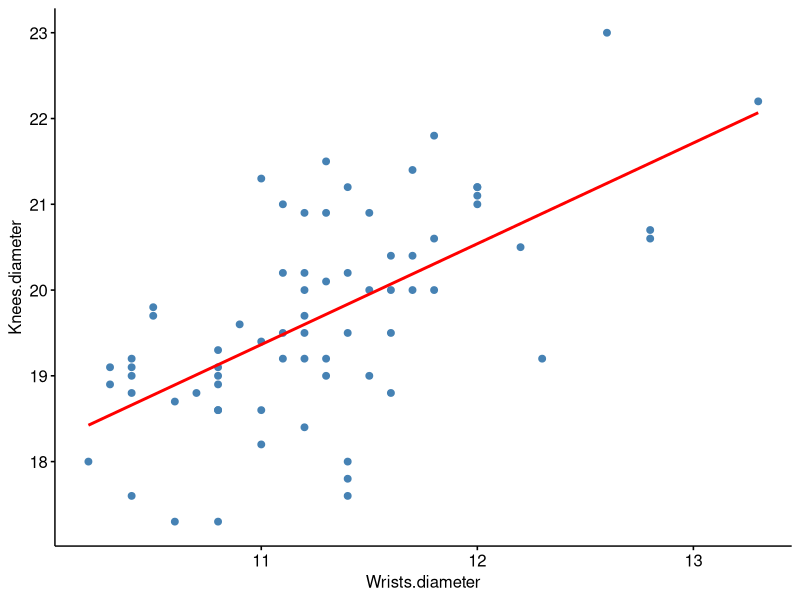

This figure's R source: (Note: this script raises an error after producing the figure.)
## ---- chunk 1
library(car)
library(dplyr)
library(ggpubr)
library(psych)
## ---- chunk 2
datos <- read.csv2("EP09 Datos.csv")
## ---- chunk 3
set.seed(1111)
datos <- datos |> filter(Gender == 1) |> select(-Gender) |> sample_n(100, replace = FALSE)
datos_entren <- datos[1:70, ]
datos_prueba <- datos[71:100, ]
## ---- chunk 4
nombre_respuesta <- "Knees.diameter"
variables <- colnames(datos_entren)
i_respuesta <- which(variables == nombre_respuesta)
predictores <- sample(variables[-i_respuesta], 8, replace = FALSE)

cat("Predictores seleccionados al azar:\n")
cat(paste(predictores, collapse = "\n"))
## ---- chunk 5
datos_resto <- datos_entren |> select(!all_of(predictores))
i_respuesta_resto <- which(colnames(datos_resto) == nombre_respuesta)
correlacion <- cor(datos_resto[-i_respuesta_resto], y = datos_resto[[nombre_respuesta]])

cat("Correlación con la variable respuesta:\n")
print(correlacion)
## ---- chunk 6
i_mejor <- which(correlacion == max(abs(correlacion)))
predictor <- rownames(correlacion)[i_mejor]

cat("Variable más correlacionada con la variable respuesta:", predictor, "\n")
## ---- chunk 7
datos_entren <- datos_entren |>
  select(all_of(c(predictor, predictores, nombre_respuesta)))

## ---- chunk 8
p1 <- ggscatter(datos_entren, x = predictor, y = nombre_respuesta,
                color = "steelblue", fill = "steelblue",
                add = "reg.line", add.params = list(color = "red"))
print(p1)

## ---- chunk 9
fmla <- formula(paste(nombre_respuesta, predictor, sep = " ~ "))
rls <- lm(fmla, data = datos_entren)

cat("Modelo de regresión lineal simple:\n")
print(summary(rls))
## ---- chunk 10
cat("Prueba de curvatura:\n")
## ---- chunk 11
residualPlots(rls, type = "rstandard", terms = ~ 1, col = "steelblue", pch = 20, col.quad = "red")
## ---- chunk 12
h_res <- gghistogram(data.frame(Residuos = resid(rls)), x = "Residuos", bins = 11,
                     fill = "steelblue")
print(h_res)
## ---- chunk 13
sw_res <- shapiro.test(resid(rls))
cat("Test de normalidad de los residuos del modelo de RLS:")
print(sw_res)
## ---- chunk 14
cat("Prueba de varianza del error no constante:\n")
ncvTest(rls)

## ---- chunk 15
cat("Independencia de los residuos\n")
print(durbinWatsonTest(rls))
## ---- chunk 16
cat("Rango para 95% de los residuos studentizados: ")
cat("[", round(qt(0.05/2, nrow(datos_entren) - length(coef(rls)) - 1), 3), ", ", sep = "")
cat(round(qt(1-0.05/2, nrow(datos_entren) - length(coef(rls)) - 1), 3), "]\n", sep = "")
cat("Límite del apalancamiento:", round(2 * mean(hatvalues(rls)), 3), "\n")
cat("Límite de la distancia de Cook:", round(3 * mean(cooks.distance(rls)), 3), "\n")

rls_inf <- influencePlot(rls, id = list(n = 3))
## ---- chunk 17
cat("\nCasos notorios para el modelo de RLS:\n")
print(rls_inf)
## ---- chunk 18
crPlots(rls, ylim = c(-2.3, 3.3),
        col = "steelblue", pch = 20, col.lines = c("red", "steelblue"),
        smooth = list(smoother = loessLine, span = 1),
        id = list(method = "r", n = 8, cex = 0.7, location = "lr"))

## ---- chunk 19
rls2 <- lm(fmla, data = datos_entren[-66, ])
crPlots(rls2, ylim = c(-2.3, 3.3),
        col = "steelblue", pch = 20, col.lines = c("red", "steelblue"),
        smooth = list(smoother = loessLine, span = 1),
        id = list(method = "r", n = 8, cex = 0.7, location = "lr"))

## ---- chunk 20
rlm_max_text <- paste(c(predictor, predictores), collapse = " + ")
rlm_max_fmla <- formula(paste(nombre_respuesta, rlm_max_text, sep = " ~ "))
rlm_max <- lm(rlm_max_fmla, data = datos_entren)

rlm <- step(rls, scope = list(lower = rls, upper = rlm_max), direction = "both")

## ---- chunk 21
drop1(rlm, test = "F")

## ---- chunk 22
rlm <- update(rlm, . ~ . - Ankle.Minimum.Girth)

## ---- chunk 23
cat("Factores de inflación de la varianza:\n")
print(vif(rlm))
cat("Estadísticos de tolerancia:\n")
print(1 / vif(rlm))

## ---- chunk 24
rlm <- update(rlm, . ~ . - Hip.Girth)

cat("Factores de inflación de la varianza:\n")
print(vif(rlm))
cat("Estadísticos de tolerancia:\n")
print(1 / vif(rlm))


## ---- chunk 25
cat("Prueba de curvatura:\n")
residualPlots(rlm, type = "rstandard", terms = ~ 1, col = "steelblue", pch = 20, col.quad = "red")

## ---- chunk 26
qq_res <- ggqqplot(data.frame(Residuos = resid(rlm)), x = "Residuos", color = "steelblue")
print(qq_res)


## ---- chunk 27
sw_res <- shapiro.test(resid(rlm))
cat("Test de normalidad de los residuos del modelo de RLM:")
print(sw_res)

## ---- chunk 28
cat("Prueba de varianza del error no constante:\n")
ncvTest(rlm)

cat("\nIndependencia de los residuos\n")
print(durbinWatsonTest(rlm))

## ---- chunk 29
crPlots(rlm,
        col = "steelblue", pch = 20, col.lines=c("red", "steelblue"),
        smooth = list(smoother=loessLine, span = 1),
        id = list(method = "r", n = 3, cex = 0.7, location = "lr"))

## ---- chunk 30
cat("Modelo de RLM obtenido:\n")
print(summary(rlm))

## ---- chunk 31
rlm <- update(rlm, . ~ . - Waist.Girth)

cat("Modelo de RLM obtenido:\n")
print(summary(rlm))

cat("\nPrueba de curvatura:\n")
residualPlots(rlm, type = "rstandard", terms = ~ 1, col = "steelblue", pch = 20, col.quad = "red")

## ---- chunk 32
cat("\nFactores de inflación de la varianza:\n")
print(vif(rlm))

cat("\nPrueba de varianza del error no constante:\n")
ncvTest(rlm)

cat("\nIndependencia de los residuos\n")
print(durbinWatsonTest(rlm))

## ---- chunk 33
cat("Rango para 95% de los residuos studentizados: ")
cat("[", round(qt(0.05/2, nrow(datos_entren) - length(coef(rls)) - 1), 3), ", ", sep = "")
cat(round(qt(1-0.05/2, nrow(datos_entren) - length(coef(rls)) - 1), 3), "]\n", sep = "")
cat("Límite del apalancamiento:", round(2 * mean(hatvalues(rlm)), 3), "\n")
cat("Límite de la distancia de Cook:", round(3 * mean(cooks.distance(rlm)), 3), "\n")

rlm_inf <- influencePlot(rlm, id = list(n = 3))

## ---- chunk 34
cat("\nCasos notorios para el modelo de RLM:\n")
print(rlm_inf)

## ---- chunk 35
id_inf <- mmp(rlm,
              col = "steelblue", pch = 20, col.line = c("steelblue", "red"),
              smooth = list(smoother=loessLine, span = 1),
              id = list(method = "r", n = 7, cex = 0.7, location = "lr"))

## ---- chunk 36
cat("Comparación de los modelos de RLS y RLM:\n")
print(anova(rls, rlm))

## ---- chunk 37
rls_rmse_entre <- sqrt(mean(resid(rls) ** 2))
rls_preds <- predict(rls, datos_prueba)
rls_res_prueba <- datos_prueba[[nombre_respuesta]] - rls_preds
rls_rmse_prueba <- sqrt(mean(rls_res_prueba ** 2))
rls_pct_cambio <- ((rls_rmse_prueba - rls_rmse_entre) / rls_rmse_entre) * 100

rlm_rmse_entre <- sqrt(mean(resid(rlm) ** 2))
rlm_preds <- predict(rlm, datos_prueba)
rlm_res_prueba <- datos_prueba[[nombre_respuesta]] - rlm_preds
rlm_rmse_prueba <- sqrt(mean(rlm_res_prueba ** 2))
rlm_pct_cambio <- ((rlm_rmse_prueba - rlm_rmse_entre) / rlm_rmse_entre) * 100

cat(sprintf("Resumen de la variable de salida (%s):\n", nombre_respuesta))
print(describe(datos |> pull(all_of(nombre_respuesta)), skew = FALSE))
cat("\n")
cat("Rendimiento del modelo de RLS:\n")
cat(sprintf("RMSE para el conjunto de entrenamiento: %.3f\n", rls_rmse_entre))
cat(sprintf("RMSE para el conjunto de prueba: %.3f\n", rls_rmse_prueba))
cat(sprintf("Cambio en el error: %.1f%%\n", rls_pct_cambio))
cat("\n")
cat("Rendimiento del modelo de RLM:\n")
cat(sprintf("RMSE para el conjunto de entrenamiento: %.3f\n", rlm_rmse_entre))
cat(sprintf("RMSE para el conjunto de prueba: %.3f\n", rlm_rmse_prueba))
cat(sprintf("Cambio en el error: %.1f%%\n", rlm_pct_cambio))

